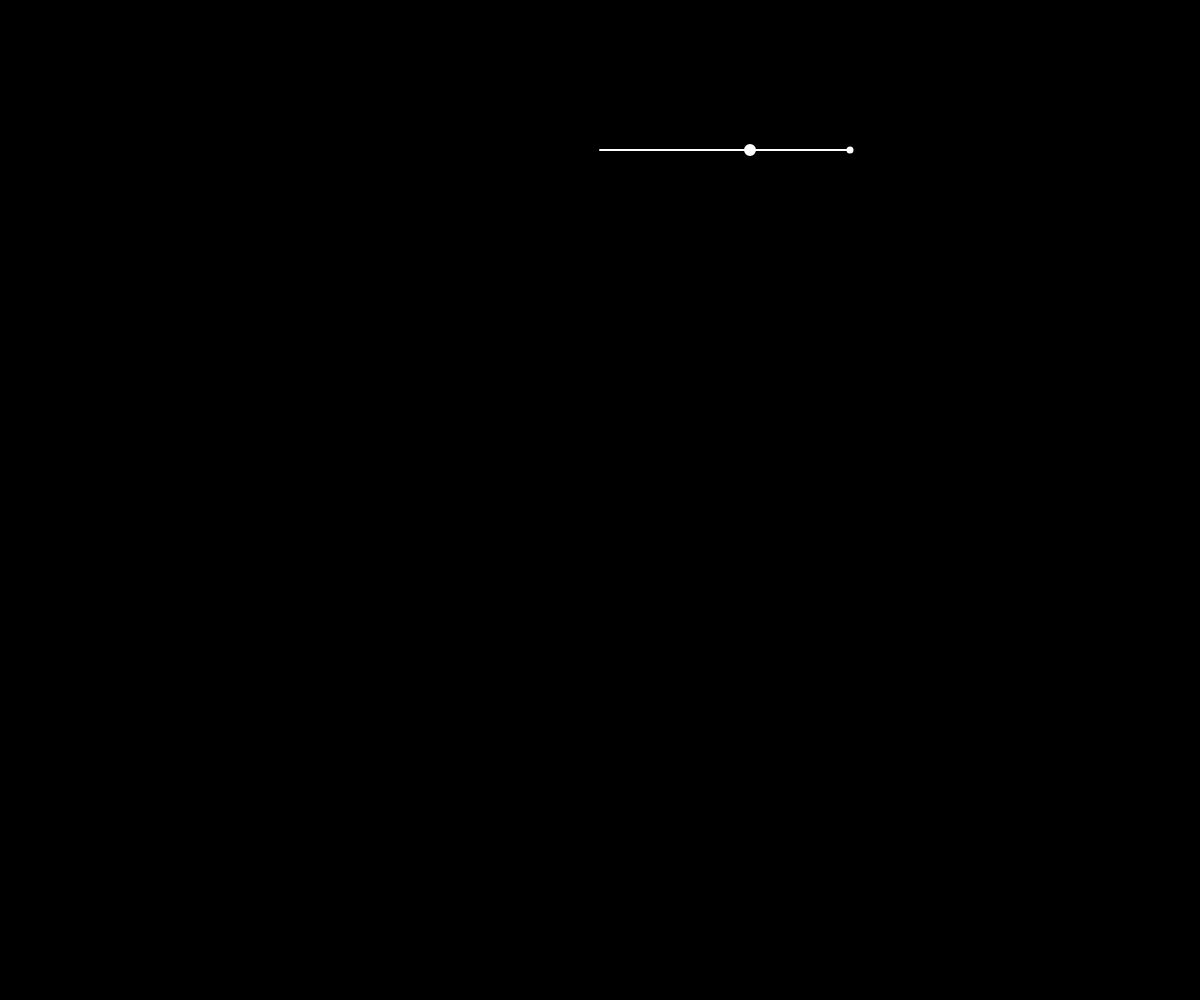
Frame 1 (no input)
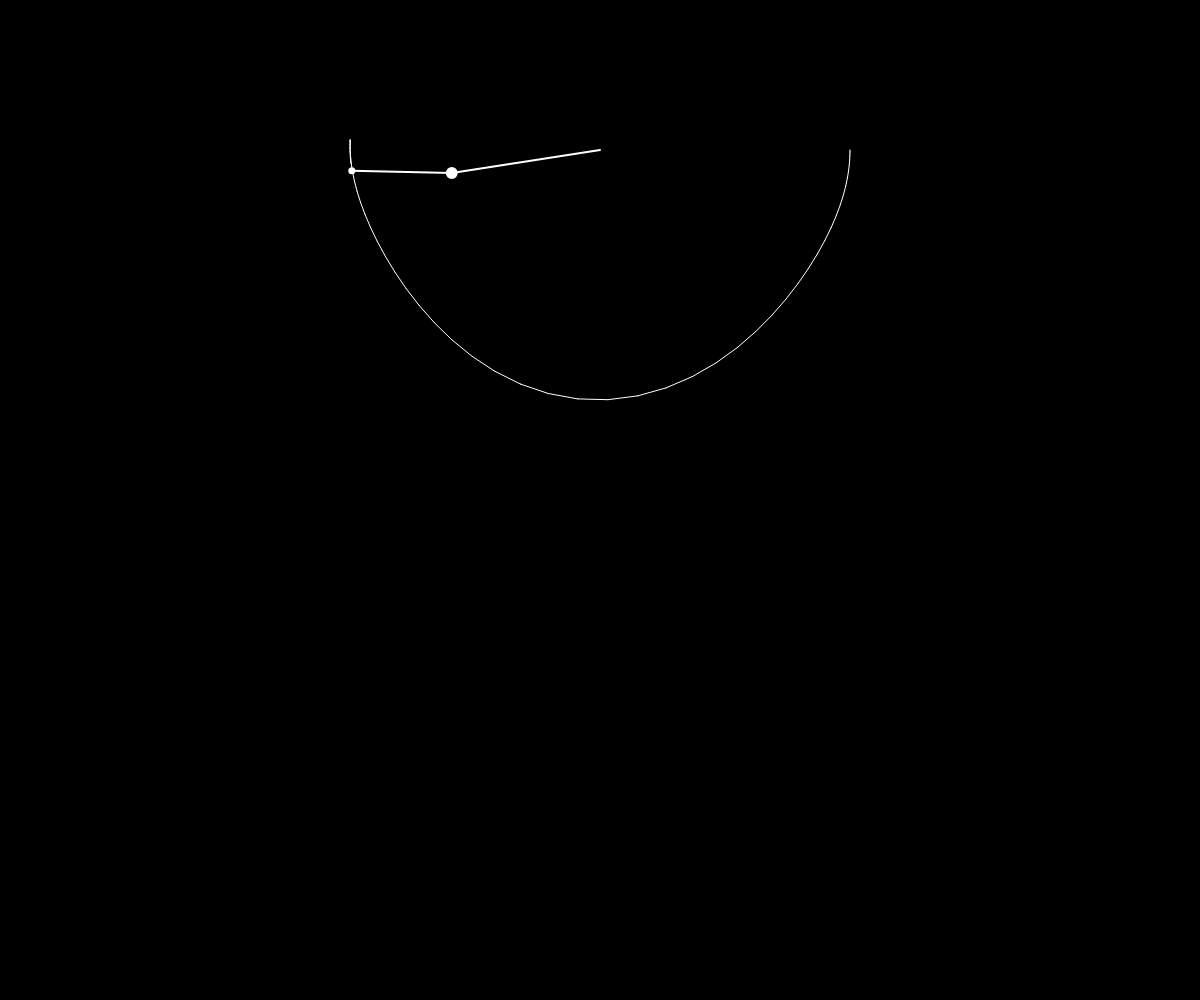
Frame 60 (no input)
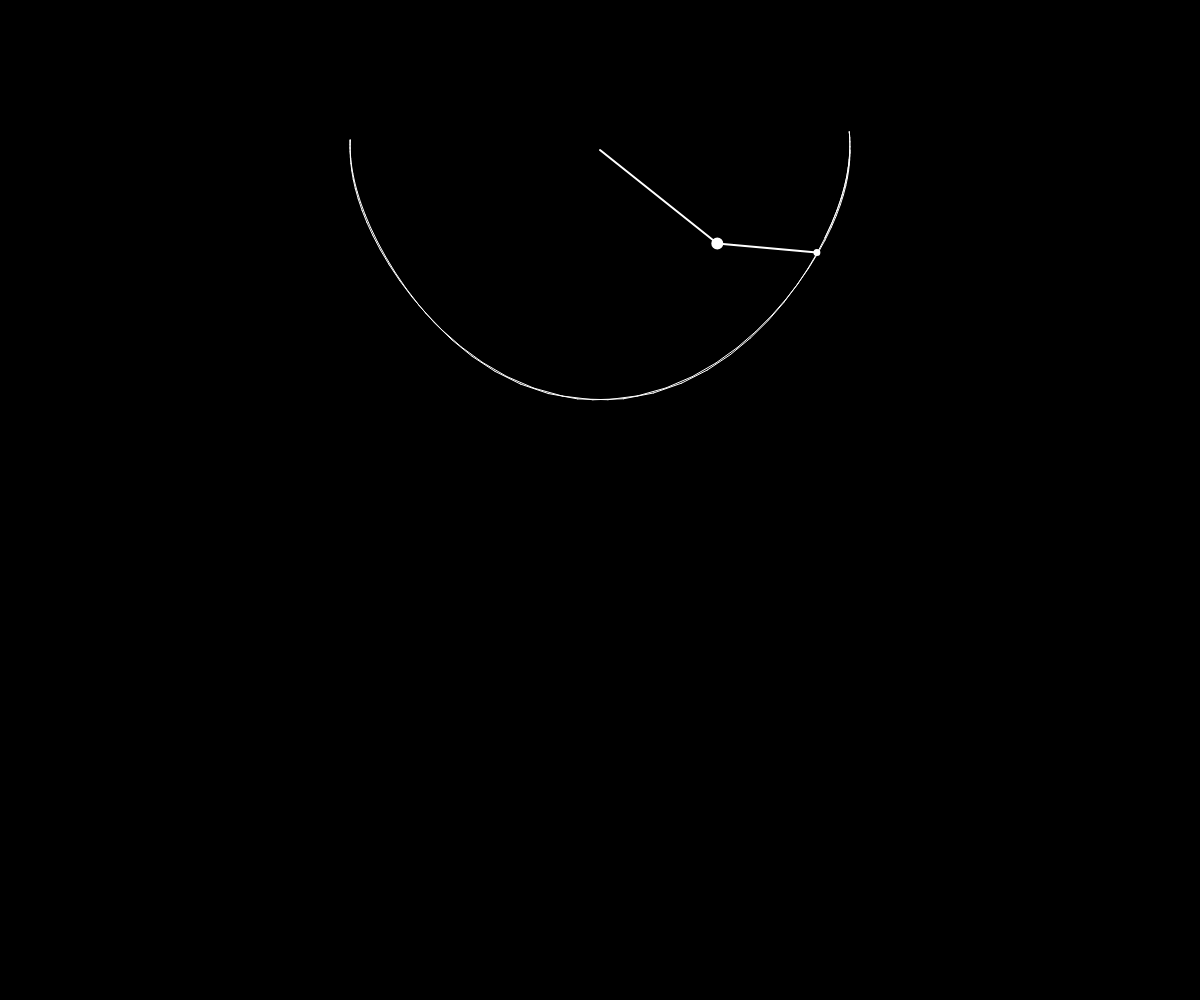
Frame 120 (the mouse pressed at the canvas centre since frame 60)

The p5.js sketch that drew these frames (run headless with seeded random() and noise() and a simulated clock; from frame 60 on, the mouse is pressed at the canvas centre):

// p5.js sketch
// ── sketch.js
/**
 * Simulate a "double pendulum"
 *
 * https://www.myphysicslab.com/pendulum/double-pendulum-en.html
 * Single pendulum - https://www.youtube.com/watch?v=9iaEqGOh5WM
 */

let r1, r2, m1, m2, a1, a2, a1_v, a2_v , buffer, g, px2, py2

function setup() {
  createCanvas(windowWidth, windowHeight)
  pixelDensity(1)

  buffer = createGraphics(width, height)
  // Copy of the background
  buffer.background(0)
  buffer.translate(width/2, 150)

  // Initializing
  r1 = 150
  r2 = 100
  m1 = 10
  m2 = 5
  a1 = PI/2
  a2 = PI/2
  a1_v = 0
  a2_v = 0
  g = 1
  px2 = 0
  py2 = 0
}

function draw() {
  background(0)
  imageMode(CORNER)
  image(buffer, 0, 0, width, height)

  // First calc
  let num1 = -g * (2 * m1 + m2) * sin(a1)
  let num2 = -m2 * g * sin(a1 - 2 * a2)
  let num3 = -2 * sin(a1 - a2) * m2
  let num4 = a2_v * a2_v * r2 + a1_v * a1_v * r1 * cos(a1 - a2)
  let den = r1 * (2 * m1 + m2 - m2 * cos(2 * a1 - 2 * a2))

  let a1_a = (num1 + num2 + num3 * num4) / den

  // Second calc
  num1 = 2 * sin(a1 - a2)
  num2 = (a1_v * a1_v * r1 * (m1 + m2))
  num3 = g * (m1 + m2) * cos(a1)
  num4 = a2_v * a2_v * r2 * m2 * cos(a1 - a2)
  den = r2 * (2 * m1 + m2 - m2 * cos(2 * a1 - 2 * a2))

  let a2_a = (num1 * (num2 + num3 + num4)) / den

  translate(width/2, 150)
  stroke(255)
  strokeWeight(2)

  // Polar to cartisean
  let x1 = r1 * sin(a1)
  let y1 = r1 * cos(a1)
  line(0, 0, x1, y1)
  ellipse(x1, y1, m1)

  // It's offset from x1,y1
  let x2 = x1 + r2 * sin(a2)
  let y2 = y1 + r2 * cos(a2)
  line(x1, y1, x2, y2)
  ellipse(x2, y2, m2)

  a1_v += a1_a
  a2_v += a2_a
  a1 += a1_v
  a2 += a2_v

  a1_v *= 0.9999
  a2_v *= 0.9999

  // Trace
  buffer.stroke(255)
  if (frameCount > 1) buffer.line(px2, py2, x2, y2)

  px2 = x2
  py2 = y2
}
